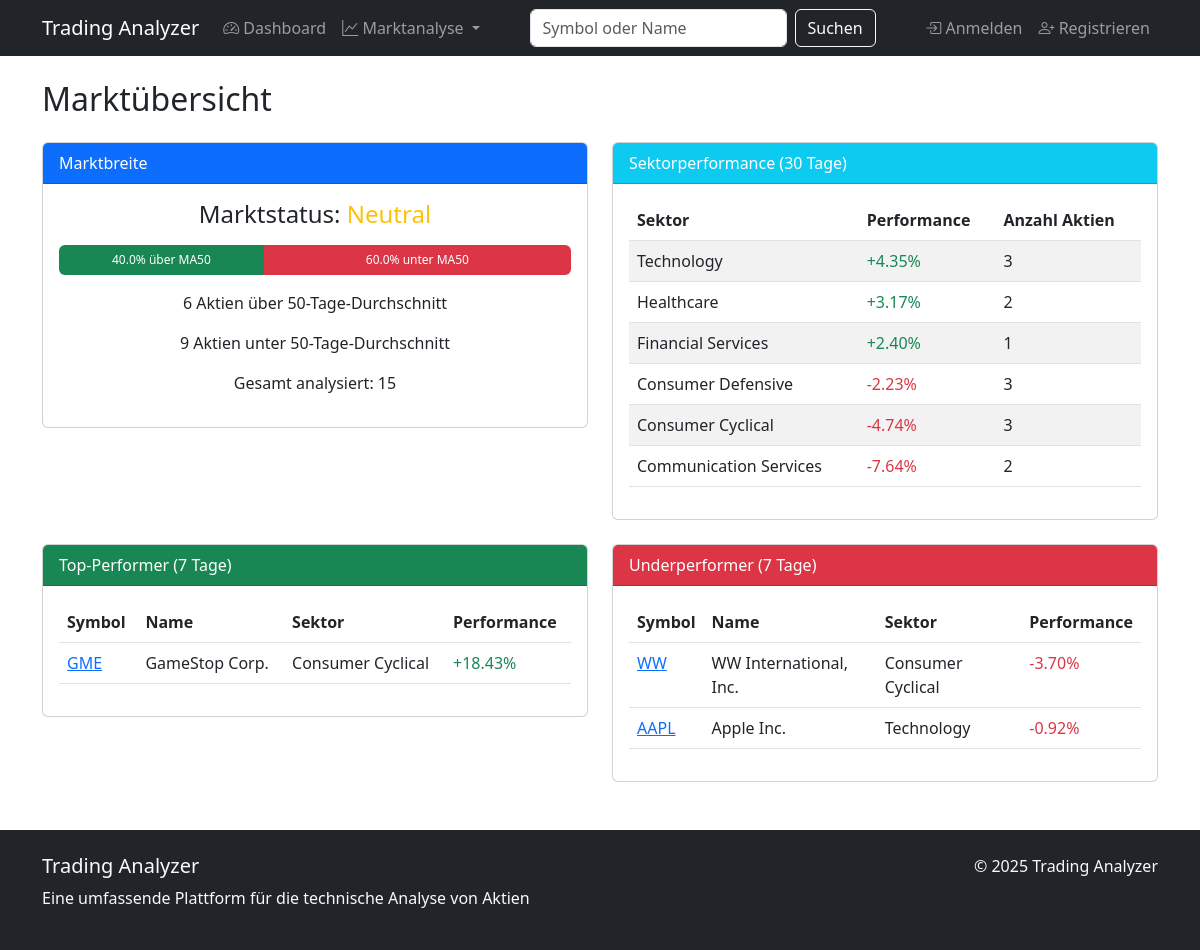
The app's page /market/overview/ with its own data.
### stock_analyzer/models.py (models this page shows, shortened)
class Stock(models.Model):
    symbol = models.CharField(max_length=10, unique=True)
    name = models.CharField(max_length=100)
    sector = models.CharField(max_length=100, null=True, blank=True)
    last_updated = models.DateTimeField(auto_now=True)

### stock_analyzer/views.py (the view)
# urls.py: path('market/overview/', views.market_overview, name='market_overview'),
def market_overview(request):
    sector_performance = MarketAnalyzer.sector_performance(days=30)
    market_breadth = MarketAnalyzer.market_breadth()
    one_week_ago = datetime.now().date() - timedelta(days=7)
    top_performers = []
    worst_performers = []
    for stock in Stock.objects.all():
        try:
            recent_data = list(StockData.objects.filter(
                stock=stock,
                date__gte=one_week_ago
            ).order_by('date'))  # Konvertiere zu einer Liste, um Slicing-Probleme zu vermeiden
            if len(recent_data) >= 2:
                first_price = float(recent_data[0].close_price)
                last_price = float(recent_data[-1].close_price)
                if first_price > 0:
                    performance = (last_price - first_price) / first_price * 100
                    stock_info = {
                        'symbol': stock.symbol,
                        'name': stock.name,
                        'sector': stock.sector,
                        'performance': performance
                    }
                    if len(top_performers) < 10 and performance > 0:
                        top_performers.append(stock_info)
                        top_performers.sort(key=lambda x: x['performance'], reverse=True)
                    elif top_performers and performance > top_performers[-1]['performance']:
                        top_performers.append(stock_info)
                        top_performers.sort(key=lambda x: x['performance'], reverse=True)
                        top_performers = top_performers[:10]
                    if len(worst_performers) < 10 and performance < 0:
                        worst_performers.append(stock_info)
                        worst_performers.sort(key=lambda x: x['performance'])
                    elif worst_performers and performance < worst_performers[-1]['performance']:
                        worst_performers.append(stock_info)
                        worst_performers.sort(key=lambda x: x['performance'])
                        worst_performers = worst_performers[:10]
        except Exception as e:
            print(f"Fehler bei der Berechnung der Performance für {stock.symbol}: {str(e)}")
            continue
    context = {
        'sector_performance': sector_performance,
        'market_breadth': market_breadth,
        'top_performers': top_performers,
        'worst_performers': worst_performers
    }
    return render(request, 'stock_analyzer/market_overview.html', context)

### stock_analyzer/templates/stock_analyzer/market_overview.html (shortened to what this page needs)
{% extends 'stock_analyzer/base.html' %}
{% block content %}
<h2 class="mb-4">Marktübersicht</h2>
<div class="row mb-4">
    <div class="col-md-6">
        <div class="card">
            <div class="card-header bg-primary text-white">
                Marktbreite
            </div>
            <div class="card-body">
                {% if market_breadth %}
                <div class="text-center mb-3">
                    <h4>Marktstatus:
                        {% if market_breadth.market_state == 'Bullisch' %}
                            <span class="text-success">Bullisch</span>
                        {% elif market_breadth.market_state == 'Bearisch' %}
                            <span class="text-danger">Bearisch</span>
                        {% else %}
                            <span class="text-warning">Neutral</span>
                        {% endif %}
                    </h4>
                </div>
                <div class="progress mb-3" style="height: 30px;">
                    <div class="progress-bar bg-success" role="progressbar" style="width: {{ market_breadth.above_percent }}%">
                        {{ market_breadth.above_percent|floatformat:1 }}% über MA50
                    </div>
                    <div class="progress-bar bg-danger" role="progressbar" style="width: {{ market_breadth.below_percent }}%">
                        {{ market_breadth.below_percent|floatformat:1 }}% unter MA50
                    </div>
                </div>
                <div class="text-center">
                    <p>{{ market_breadth.above_ma50 }} Aktien über 50-Tage-Durchschnitt</p>
                    <p>{{ market_breadth.below_ma50 }} Aktien unter 50-Tage-Durchschnitt</p>
                    <p>Gesamt analysiert: {{ market_breadth.total_analyzed }}</p>
                </div>
                {% else %}
                <p class="text-center">Keine Daten zur Marktbreite verfügbar</p>
                {% endif %}
            </div>
        </div>
    </div>
    <div class="col-md-6">
        <div class="card">
            <div class="card-header bg-info text-white">
                Sektorperformance (30 Tage)
            </div>
            <div class="card-body">
                {% if sector_performance %}
                <div class="table-responsive">
                    <table class="table table-striped">
                        <thead>
                            <tr>
                                <th>Sektor</th>
                                <th>Performance</th>
                                <th>Anzahl Aktien</th>
                            </tr>
                        </thead>
                        <tbody>
                            {% for sector, data in sector_performance.items %}
                            <tr>
                                <td>{{ sector }}</td>
                                <td>
                                    {% if data.performance > 0 %}
                                        <span class="text-success">+{{ data.performance|floatformat:2 }}%</span>
                                    {% else %}
                                        <span class="text-danger">{{ data.performance|floatformat:2 }}%</span>
                                    {% endif %}
                                </td>
                                <td>{{ data.stock_count }}</td>
                            </tr>
                            {% endfor %}
                        </tbody>
                    </table>
                </div>
                {% else %}
                <p class="text-center">Keine Daten zur Sektorperformance verfügbar</p>
                {% endif %}
            </div>
        </div>
    </div>
</div>
<div class="row">
    <div class="col-md-6">
        <div class="card">
            <div class="card-header bg-success text-white">
                Top-Performer (7 Tage)
            </div>
            <div class="card-body">
                {% if top_performers %}
                <div class="table-responsive">
                    <table class="table table-hover">
                        <thead>
                            <tr>
                                <th>Symbol</th>
                                <th>Name</th>
                                <th>Sektor</th>
                                <th>Performance</th>
                            </tr>
                        </thead>
                        <tbody>
                            {% for stock in top_performers %}
                            <tr>
                                <td><a href="{% url 'stock_detail' stock.symbol %}">{{ stock.symbol }}</a></td>
                                <td>{{ stock.name }}</td>
                                <td>{{ stock.sector }}</td>
                                <td class="text-success">+{{ stock.performance|floatformat:2 }}%</td>
                            </tr>
                            {% endfor %}
                        </tbody>
                    </table>
                </div>
                {% else %}
                <p class="text-center">Keine Daten zu Top-Performern verfügbar</p>
                {% endif %}
            </div>
        </div>
    </div>
    <div class="col-md-6">
        <div class="card">
            <div class="card-header bg-danger text-white">
                Underperformer (7 Tage)
            </div>
            <div class="card-body">
                {% if worst_performers %}
                <div class="table-responsive">
                    <table class="table table-hover">
                        <thead>
                            <tr>
                                <th>Symbol</th>
                                <th>Name</th>
                                <th>Sektor</th>
                                <th>Performance</th>
                            </tr>
                        </thead>
                        <tbody>
                            {% for stock in worst_performers %}
                            <tr>
                                <td><a href="{% url 'stock_detail' stock.symbol %}">{{ stock.symbol }}</a></td>
                                <td>{{ stock.name }}</td>
                                <td>{{ stock.sector }}</td>
                                <td class="text-danger">{{ stock.performance|floatformat:2 }}%</td>
                            </tr>
                            {% endfor %}
                        </tbody>
                    </table>
                </div>
                {% else %}
                <p class="text-center">Keine Daten zu Underperformern verfügbar</p>
                {% endif %}
            </div>
        </div>
    </div>
</div>
{% endblock %}

### records on screen
Stock: symbol "GME", name "GameStop Corp.", sector "Consumer Cyclical"
Stock: symbol "WW", name "WW International, Inc.", sector "Consumer Cyclical"
Stock: symbol "AAPL", name "Apple Inc.", sector "Technology"

### other values on screen
{{ market_breadth.above_percent|floatformat:1 }} "40.0"
{{ market_breadth.below_percent|floatformat:1 }} "60.0"
{{ market_breadth.above_ma50 }} "6"
{{ market_breadth.below_ma50 }} "9"
{{ market_breadth.total_analyzed }} "15"
{{ sector }} "Technology" "Healthcare" "Financial Services" "Consumer Defensive" "Consumer Cyclical" "Communication Services"
{{ data.performance|floatformat:2 }} "4.35" "3.17" "2.40"
{{ data.stock_count }} "3" "2" "1" "3" "3" "2"
{{ data.performance|floatformat:2 }} "-2.23" "-4.74" "-7.64"
{{ stock.performance|floatformat:2 }} "18.43"
{{ stock.performance|floatformat:2 }} "-3.70" "-0.92"
